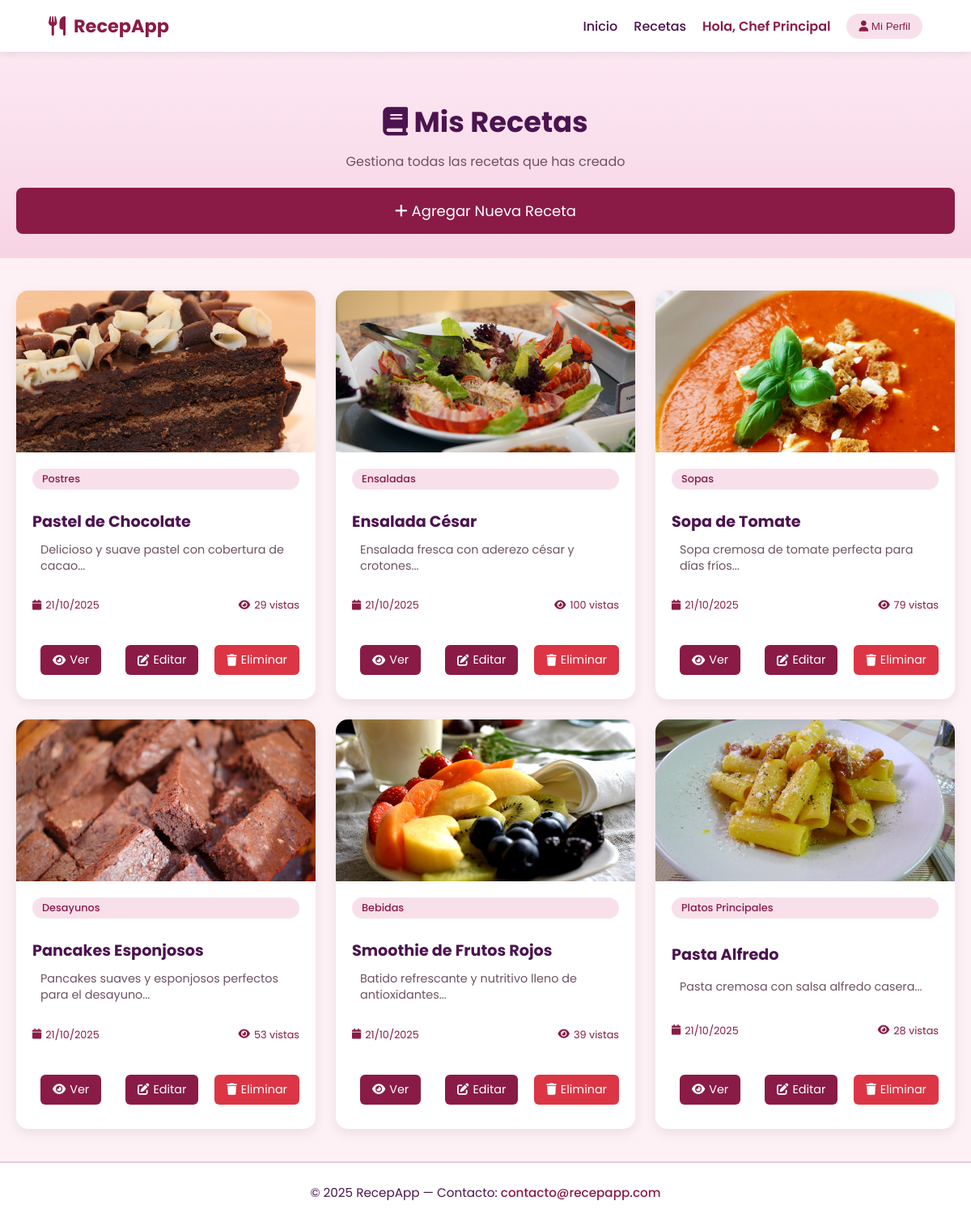
Page /frontend/ver-recetas-propias.php (signed in) on the committed database.
### tables this page shows
CREATE TABLE `recetas` (
  `id` int(11) NOT NULL,
  `titulo` varchar(200) NOT NULL,
  `descripcion` text DEFAULT NULL,
  `ingredientes` text NOT NULL,
  `instrucciones` text NOT NULL,
  `imagen` varchar(255) DEFAULT NULL,
  `categoria_id` int(11) DEFAULT NULL,
  `usuario_id` int(11) DEFAULT NULL,
  `fecha_creacion` timestamp NOT NULL DEFAULT current_timestamp()
);

CREATE TABLE `categorias` (
  `id` int(11) NOT NULL,
  `nombre` varchar(100) NOT NULL
);

### backend/helpers.php (called while the page is built, shortened)
<?php
function url($path = '') {
    $base_url = '../frontend';
    return $base_url . ($path ? '/' . ltrim($path, '/') : '');
}
function asset($path) {
    return '../frontend/' . ltrim($path, '/');
}
?>

### backend/session.php (called while the page is built, shortened)
<?php
function usuarioEstaLogeado() {
    return isset($_SESSION['usuario_id']);
}
function obtenerUsuarioNombre() {
    return $_SESSION['usuario_nombre'] ?? 'Invitado';
}
?>

### frontend/ver-recetas-propias.php (the view, shortened to what this page needs)
<?php
require_once __DIR__ . '/../backend/session.php';
require_once __DIR__ . '/../backend/conexion.php';
require_once '../backend/helpers.php';
$usuario_id = $_SESSION['usuario_id'];
$recetas = $conexion->query("
    SELECT r.*, c.nombre as categoria_nombre
    FROM recetas r
    LEFT JOIN categorias c ON r.categoria_id = c.id
    WHERE r.usuario_id = $usuario_id
    ORDER BY r.fecha_creacion DESC
");
?>
<!DOCTYPE html>
<html lang="es">
<head>
  <link rel="stylesheet" href="<?php echo asset('css/style.css'); ?>">
</head>
<body>
  <header class="navbar">
    <div class="logo">
      <i class="fas fa-utensils"></i>
      <h1>RecepApp</h1>
    </div>
    <nav class="menu">
      <a href="<?php echo url('index.php'); ?>">Inicio</a>
      <a href="<?php echo url('ver-mas-recetas.php'); ?>">Recetas</a>
      <?php if (usuarioEstaLogeado()): ?>
        <span class="user">Hola, <?php echo htmlspecialchars(obtenerUsuarioNombre()); ?></span>
        <div class="profile-menu">
          <button class="profile-btn"><i class="fas fa-user"></i> Mi Perfil</button>
        </div>
      <?php else: ?>
        <a href="<?php echo url('iniciar-sesion.php'); ?>">Iniciar Sesión</a>
        <a href="<?php echo url('registrarse.php'); ?>">Registrarse</a>
      <?php endif; ?>
    </nav>
  </header>
  <section class="page-header">
    <h2><i class="fas fa-book"></i> Mis Recetas</h2>
    <p>Gestiona todas las recetas que has creado</p>
    <a href="<?php echo url('agregar-receta.php'); ?>" class="btn-primary">
      <i class="fas fa-plus"></i> Agregar Nueva Receta
    </a>
  </section>
  <section class="recetas-lista">
    <?php if ($recetas->num_rows > 0): ?>
      <div class="recetas-grid">
        <?php while($receta = $recetas->fetch_assoc()): ?>
          <div class="card">
            <img src="<?php echo asset('img/' . ($receta['imagen'] ?: 'placeholder.jpg')); ?>"
                 alt="<?php echo htmlspecialchars($receta['titulo']); ?>"
                 onerror="this.src='<?php echo asset('img/placeholder.jpg'); ?>'">
            <div class="card-content">
              <span class="categoria-badge"><?php echo htmlspecialchars($receta['categoria_nombre']); ?></span>
              <h4><?php echo htmlspecialchars($receta['titulo']); ?></h4>
              <p class="descripcion"><?php echo substr(htmlspecialchars($receta['descripcion']), 0, 100); ?>...</p>
              <div class="card-meta">
                <span><i class="fas fa-calendar"></i> <?php echo date('d/m/Y', strtotime($receta['fecha_creacion'])); ?></span>
                <span><i class="fas fa-eye"></i> <?php echo rand(10, 100); ?> vistas</span>
              </div>
              <div class="card-actions">
                <a href="<?php echo url('ver-receta.php?id=' . $receta['id']); ?>" class="btn-ver">
                  <i class="fas fa-eye"></i> Ver
                </a>
                <a href="<?php echo url('editar-receta.php?id=' . $receta['id']); ?>" class="btn-editar">
                  <i class="fas fa-edit"></i> Editar
                </a>
                <form method="POST" class="eliminar-receta-form">
                  <button type="submit"
                          name="eliminar_receta"
                          value="<?php echo $receta['id']; ?>"
                          class="btn-eliminar"
                          onclick="return confirm('¿Estás seguro de eliminar esta receta? Esta acción no se puede deshacer.')">
                    <i class="fas fa-trash"></i> Eliminar
                  </button>
                </form>
              </div>
            </div>
          </div>
        <?php endwhile; ?>
      </div>
    <?php endif; ?>
  </section>
  <footer class="footer-simple">
    <p>© 2025 RecepApp — Contacto: <a href="mailto:contacto@recepapp.com">contacto@recepapp.com</a></p>
  </footer>
</body>
</html>

### rows in the picture
recetas: imagen (picture), categoria.nombre "Postres", titulo "Pastel de Chocolate", descripcion "Delicioso y suave pastel con cobertura de cacao", fecha_creacion "21/10/2025", $receta['id'] 1 (drawn)
recetas: imagen (picture), categoria.nombre "Ensaladas", titulo "Ensalada César", descripcion "Ensalada fresca con aderezo césar y crotones", fecha_creacion "21/10/2025", $receta['id'] 2 (drawn)
recetas: imagen (picture), categoria.nombre "Sopas", titulo "Sopa de Tomate", descripcion "Sopa cremosa de tomate perfecta para días fríos", fecha_creacion "21/10/2025", $receta['id'] 3 (drawn)
recetas: imagen (picture), categoria.nombre "Desayunos", titulo "Pancakes Esponjosos", descripcion "Pancakes suaves y esponjosos perfectos para el desayuno", fecha_creacion "21/10/2025", $receta['id'] 4 (drawn)
recetas: imagen (picture), categoria.nombre "Bebidas", titulo "Smoothie de Frutos Rojos", descripcion "Batido refrescante y nutritivo lleno de antioxidantes", fecha_creacion "21/10/2025", $receta['id'] 5 (drawn)
recetas: imagen (picture), categoria.nombre "Platos Principales", titulo "Pasta Alfredo", descripcion "Pasta cremosa con salsa alfredo casera", fecha_creacion "21/10/2025", $receta['id'] 6 (drawn)

### other values in the picture
obtenerUsuarioNombre() "Chef Principal"
